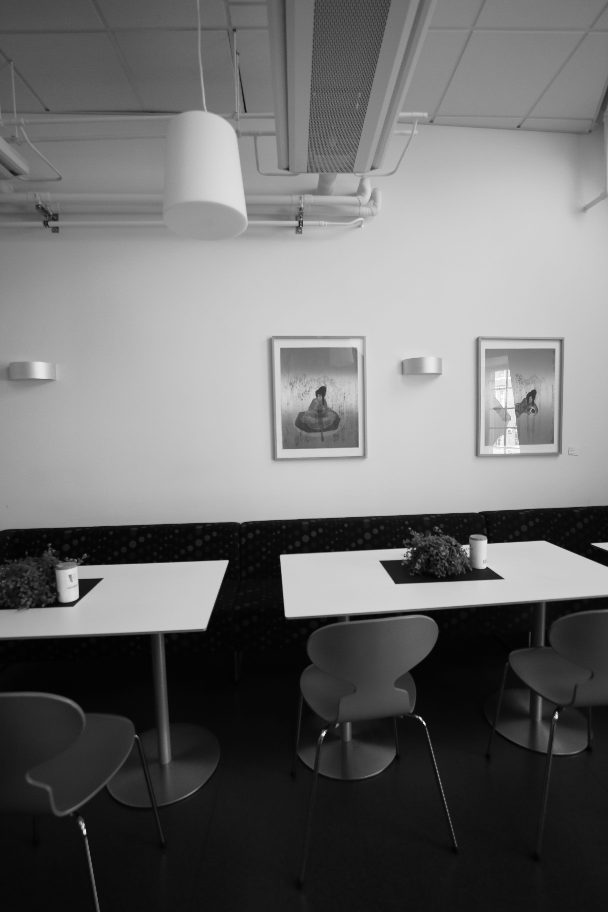
#> input picture input1.png, 608 x 912 px
$ python image_stitch.py
#> lines starting #> are read from the running program, lines starting #| are printed output that depends on the picture
import sys
import cv2
import numpy as np

def Stitch(img1,img2):
    #create ORB detector and detect keypoints and descripter
    orb = cv2.ORB_create()

    #finding the keypoints and descriptors with ORB
    keypoints1, descriptors1 = orb.detectAndCompute(img1,None)
    keypoints2, descriptors2 = orb.detectAndCompute(img2,None)

    #creat BFmatcher object and find all keypoints using it
    bf = cv2.BFMatcher_create(cv2.NORM_HAMMING)

    #finding matches
    matches = bf.knnMatch(descriptors1,descriptors2,k=2)

    all_matches = []
    for m, n in matches:
      all_matches.append(m)

    # Finding the best matches
    good = []
    for m, n in matches:
        if m.distance < 0.6 * n.distance:
            good.append(m)

    MIN_MATCH_COUNT = 10

    if len(good) > MIN_MATCH_COUNT:
        # Convert keypoints to an argument for findHomography
        src_pts = np.float32([ keypoints1[m.queryIdx].pt for m in good]).reshape(-1,1,2)
        dst_pts = np.float32([ keypoints2[m.trainIdx].pt for m in good]).reshape(-1,1,2)

        # Establish a homography
        M, _ = cv2.findHomography(src_pts, dst_pts, cv2.RANSAC,5.0)

        result = warpImages(img2, img1, M)
        return result

def warpImages(img1, img2, H):

  rows1, cols1 = img1.shape[:2]
  rows2, cols2 = img2.shape[:2]

  list_of_points_1 = np.float32([[0,0], [0, rows1],[cols1, rows1], [cols1, 0]]).reshape(-1, 1, 2)
  temp_points = np.float32([[0,0], [0,rows2], [cols2,rows2], [cols2,0]]).reshape(-1,1,2)

  # When we have established a homography we need to warp perspective
  # Change field of view
  list_of_points_2 = cv2.perspectiveTransform(temp_points, H)

  list_of_points = np.concatenate((list_of_points_1,list_of_points_2), axis=0)

  [x_min, y_min] = np.int32(list_of_points.min(axis=0).ravel() - 0.5)
  [x_max, y_max] = np.int32(list_of_points.max(axis=0).ravel() + 0.5)

  translation_dist = [-x_min,-y_min]

  H_translation = np.array([[1, 0, translation_dist[0]], [0, 1, translation_dist[1]], [0, 0, 1]])

  #warping
  output_img = cv2.warpPerspective(img2, H_translation.dot(H), (x_max-x_min, y_max-y_min))
  output_img[translation_dist[1]:rows1+translation_dist[1], translation_dist[0]:cols1+translation_dist[0]] = img1

  return output_img

def draw_matches(img1, keypoints1, img2, keypoints2, matches):
  r, c = img1.shape[:2]
  r1, c1 = img2.shape[:2]

  # Create a blank image with the size of the first image + second image
  output_img = np.zeros((max([r, r1]), c+c1, 3), dtype='uint8')
  output_img[:r, :c, :] = np.dstack([img1, img1, img1])
  output_img[:r1, c:c+c1, :] = np.dstack([img2, img2, img2])

  # Go over all of the matching points and extract them
  for match in matches:
    img1_idx = match.queryIdx
    img2_idx = match.trainIdx
    (x1, y1) = keypoints1[img1_idx].pt
    (x2, y2) = keypoints2[img2_idx].pt

    # Draw circles on the keypoints
    cv2.circle(output_img, (int(x1),int(y1)), 4, (0, 255, 255), 1)
    cv2.circle(output_img, (int(x2)+c,int(y2)), 4, (0, 255, 255), 1)

    # Connect the same keypoints
    cv2.line(output_img, (int(x1),int(y1)), (int(x2)+c,int(y2)), (0, 255, 255), 1)

  return output_img


#loading images
img1 = cv2.imread('input1.png')
#> img1 is the input picture: shape (912, 608, 3); min 0, max 255, mean 109.7
img2 = cv2.imread('input2.png')
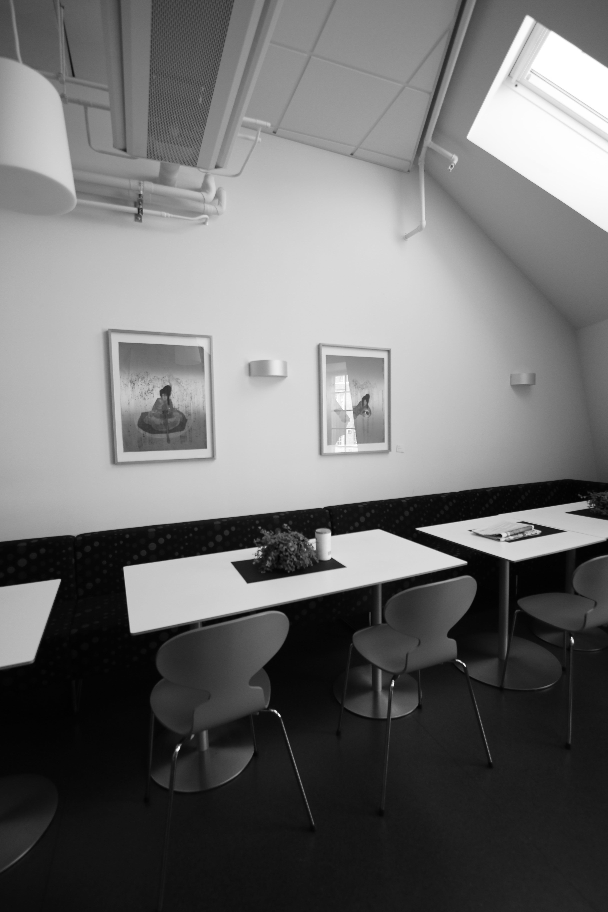
#> input picture input2.png, 608 x 912 px
#> img2 is the input picture: shape (912, 608, 3); min 1, max 255, mean 111.1
img3 = cv2.imread('input3.png')
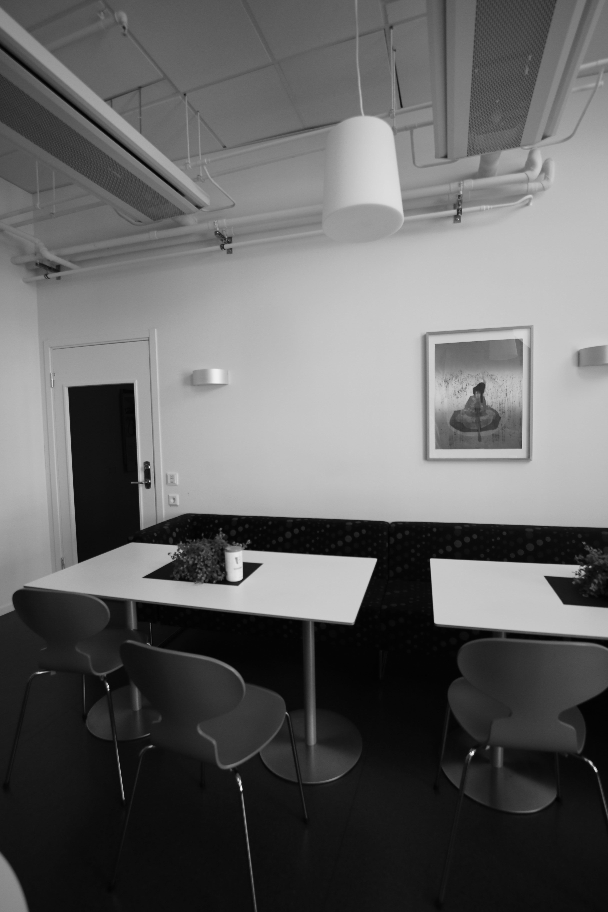
#> input picture input3.png, 608 x 912 px
#> img3 is the input picture: shape (912, 608, 3); min 1, max 252, mean 100.1

#Stitching
result1 = Stitch(img2,img3)
#> in Stitch, `keypoints1, descriptors1 = orb.detectAndCompute(img1,None)`: keypoints1 = 500 keypoints; strongest (x, y, size): (332, 534, 31), (334, 534, 37.2), (500, 535, 31), (466, 562, 31)
#> in Stitch, `keypoints2, descriptors2 = orb.detectAndCompute(img2,None)`: keypoints2 = 500 keypoints; strongest (x, y, size): (471, 754, 31), (473, 752, 31), (430, 560, 31), (234, 577, 77.1)
#> in Stitch, `matches = bf.knnMatch(descriptors1,descriptors2,k=2)`: matches = 500 matches
#> after the loop in Stitch, `for m, n in matches:`: good = 20 matches
#> in Stitch, `src_pts = np.float32([ keypoints1[m.queryIdx].pt for m in good]).resha..`: src_pts = 20 rows, first 8: [160, 391], [206, 447], [177, 750], [232, 562], [140, 214], [157, 398], [166, 386], [203, 349]
#> in Stitch, `dst_pts = np.float32([ keypoints2[m.trainIdx].pt for m in good]).resha..`: dst_pts = 20 rows, first 8: [473, 389], [520.8, 446.4], [471, 754], [545, 576], [460, 215], [470, 396], [480, 383], [522, 342]
#> in Stitch, `M, _ = cv2.findHomography(src_pts, dst_pts, cv2.RANSAC,5.0)`: M = [[0.354, -0.0341, 351.1], [-0.449, 0.85, 63.46], [-0.00109, 2.16e-05, 1]]
#> in warpImages, `list_of_points_2 = cv2.perspectiveTransform(temp_points, H)`: list_of_points_2 = [[351.1, 63.46], [313.8, 822.5], [1496.1, 1581.1], [1675.3, -620.4]]
#> in warpImages, `list_of_points = np.concatenate((list_of_points_1,list_of_points_2), a..`: list_of_points = [[0, 0], [0, 912], [608, 912], [608, 0], [351.1, 63.46], [313.8, 822.5], [1496.1, 1581.1], [1675.3, -620.4]]
#> in warpImages, `[x_min, y_min] = np.int32(list_of_points.min(axis=0).ravel() - 0.5)`: x_min = 0; y_min = -620
#> in warpImages, `[x_max, y_max] = np.int32(list_of_points.max(axis=0).ravel() + 0.5)`: x_max = 1675; y_max = 1581
#> in warpImages, `translation_dist = [-x_min,-y_min]`: translation_dist = [0, 620]
#> in warpImages, `H_translation = np.array([[1, 0, translation_dist[0]], [0, 1, translat..`: H_translation = [[1, 0, 0], [0, 1, 620], [0, 0, 1]]
#> in warpImages, `output_img[translation_dist[1]:rows1+translation_dist[1], translation_..`:
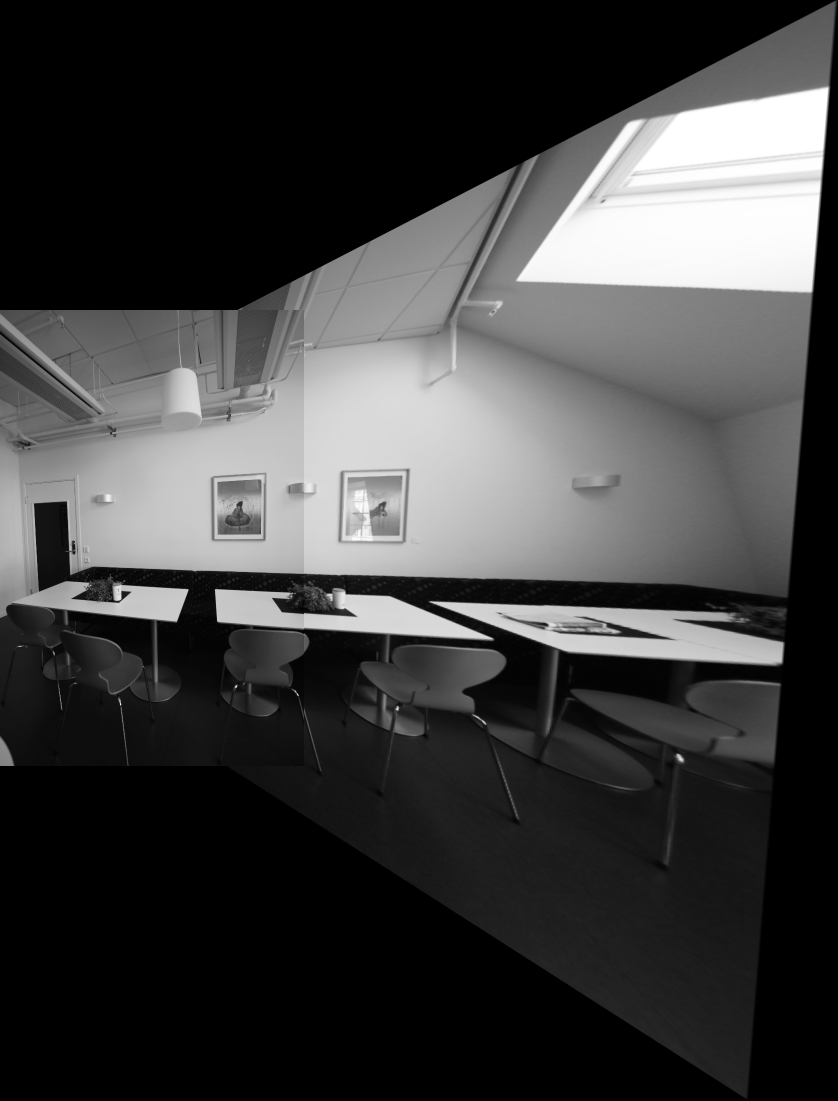
#> output_img: shape (2201, 1675, 3) (shown at 1/2 size); min 0, max 255, mean 63.1
result2 = Stitch(img2,img1)
#> in Stitch (call 2), `keypoints2, descriptors2 = orb.detectAndCompute(img2,None)`: keypoints2 = 500 keypoints; strongest (x, y, size): (85, 832, 31), (488, 542, 31), (227, 561, 31), (227, 562, 37.2)
#> after the loop in Stitch (call 2), `for m, n in matches:`: good = 109 matches
#> in Stitch (call 2), `src_pts = np.float32([ keypoints1[m.queryIdx].pt for m in good]).resha..`: src_pts = 109 rows, first 8: [368, 395], [160, 391], [177, 750], [135, 214], [232, 562], [303, 540], [157, 398], [365, 400]
#> in Stitch (call 2), `dst_pts = np.float32([ keypoints2[m.trainIdx].pt for m in good]).resha..`: dst_pts = 109 rows, first 8: [534, 390], [316, 392], [323, 734], [296, 227], [381, 561], [455, 545], [313, 399], [530.4, 397.2]
#> in warpImages (call 2), `list_of_points_2 = cv2.perspectiveTransform(temp_points, H)`: list_of_points_2 = [[189.5, 56.42], [180.8, 835.6], [877.6, 1081.6], [918, -169.8]]
#> in warpImages (call 2), `list_of_points = np.concatenate((list_of_points_1,list_of_points_2), a..`: list_of_points = [[0, 0], [0, 912], [608, 912], [608, 0], [189.5, 56.42], [180.8, 835.6], [877.6, 1081.6], [918, -169.8]]
#> in warpImages (call 2), `[x_min, y_min] = np.int32(list_of_points.min(axis=0).ravel() - 0.5)`: y_min = -170
#> in warpImages (call 2), `[x_max, y_max] = np.int32(list_of_points.max(axis=0).ravel() + 0.5)`: x_max = 918; y_max = 1082
#> in warpImages (call 2), `translation_dist = [-x_min,-y_min]`: translation_dist = [0, 170]
#> in warpImages (call 2), `H_translation = np.array([[1, 0, translation_dist[0]], [0, 1, translat..`: H_translation = [[1, 0, 0], [0, 1, 170], [0, 0, 1]]
#> in warpImages (call 2), `output_img[translation_dist[1]:rows1+translation_dist[1], translation_..`:
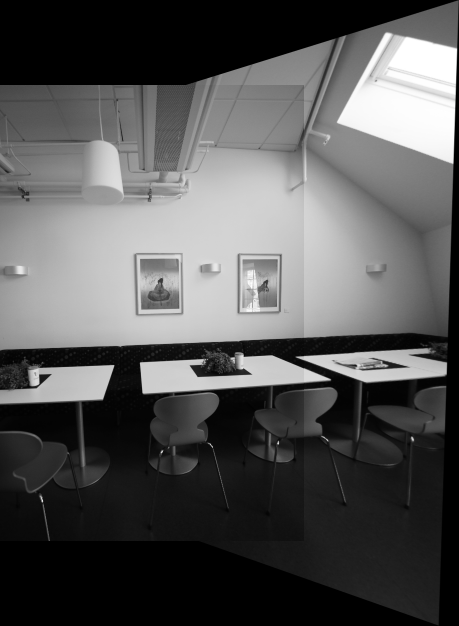
#> output_img: shape (1252, 918, 3) (shown at 1/2 size); min 0, max 255, mean 85.2
result = Stitch(result1,result2)
#> in Stitch (call 3), `keypoints1, descriptors1 = orb.detectAndCompute(img1,None)`: keypoints1 = 500 keypoints; strongest (x, y, size): (471, 1374, 31), (473, 1372, 31), (430, 1180, 31), (373, 1180, 64.3)
#> in Stitch (call 3), `keypoints2, descriptors2 = orb.detectAndCompute(img2,None)`: keypoints2 = 500 keypoints; strongest (x, y, size): (85, 1002, 31), (488, 712, 31), (227, 731, 31), (323, 904, 31)
#> after the loop in Stitch (call 3), `for m, n in matches:`: good = 64 matches
#> in Stitch (call 3), `src_pts = np.float32([ keypoints1[m.queryIdx].pt for m in good]).resha..`: src_pts = 64 rows, first 8: [470, 1016], [545, 1196], [225, 866], [471, 1374], [435, 964], [401, 726], [389, 1142], [436, 1068]
#> in Stitch (call 3), `dst_pts = np.float32([ keypoints2[m.trainIdx].pt for m in good]).resha..`: dst_pts = 64 rows, first 8: [313, 569], [381, 731], [49.2, 392.4], [323, 904], [281, 518], [245, 281], [240, 693], [283, 618]
#> in warpImages (call 3), `list_of_points_2 = cv2.perspectiveTransform(temp_points, H)`: list_of_points_2 = [[-270, -739.4], [-295.7, 2255.9], [937.6, 1219.1], [895.2, 46.89]]
#> in warpImages (call 3), `list_of_points = np.concatenate((list_of_points_1,list_of_points_2), a..`: list_of_points = [[0, 0], [0, 1252], [918, 1252], [918, 0], [-270, -739.4], [-295.7, 2255.9], [937.6, 1219.1], [895.2, 46.89]]
#> in warpImages (call 3), `[x_min, y_min] = np.int32(list_of_points.min(axis=0).ravel() - 0.5)`: x_min = -296; y_min = -739
#> in warpImages (call 3), `[x_max, y_max] = np.int32(list_of_points.max(axis=0).ravel() + 0.5)`: x_max = 938; y_max = 2256
#> in warpImages (call 3), `translation_dist = [-x_min,-y_min]`: translation_dist = [296, 739]
#> in warpImages (call 3), `H_translation = np.array([[1, 0, translation_dist[0]], [0, 1, translat..`: H_translation = [[1, 0, 296], [0, 1, 739], [0, 0, 1]]
#> in warpImages (call 3), `output_img = cv2.warpPerspective(img2, H_translation.dot(H), (x_max-x_..`:
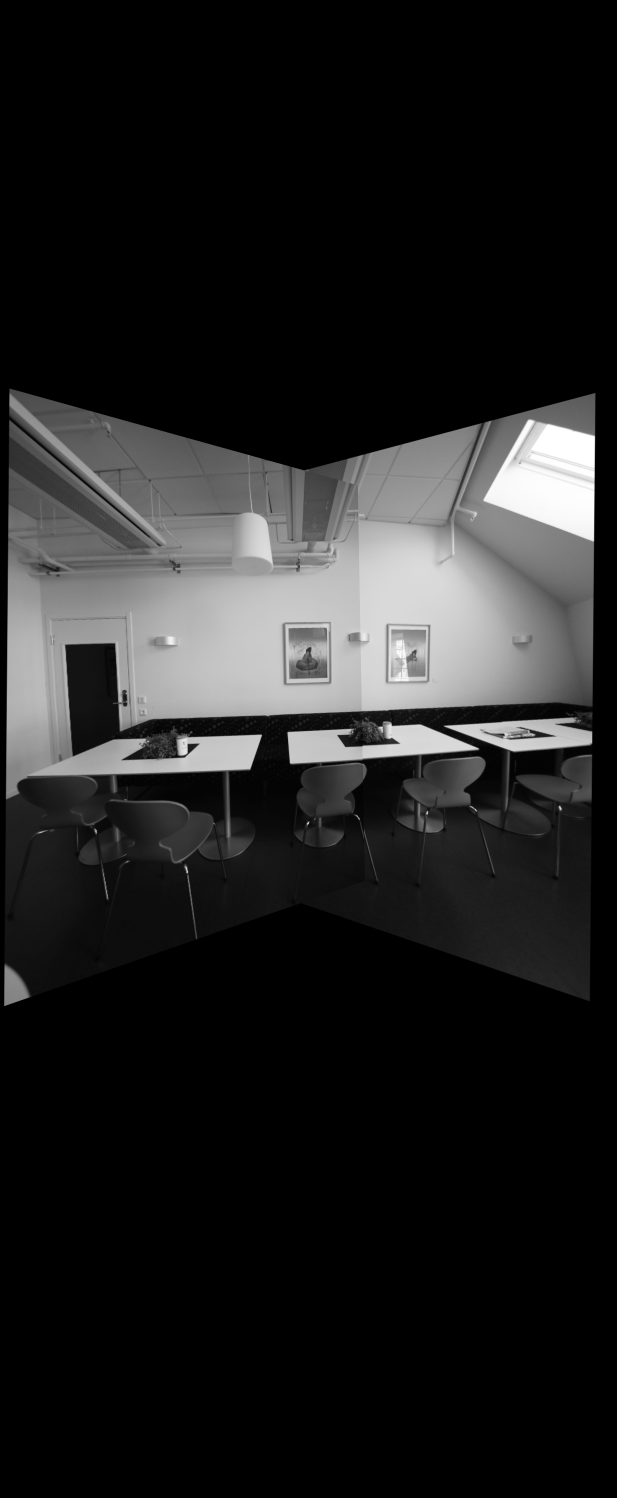
#> output_img: shape (2995, 1234, 3) (shown at 1/2 size); min 0, max 255, mean 33.2
#> in warpImages (call 3), `output_img[translation_dist[1]:rows1+translation_dist[1], translation_..`:
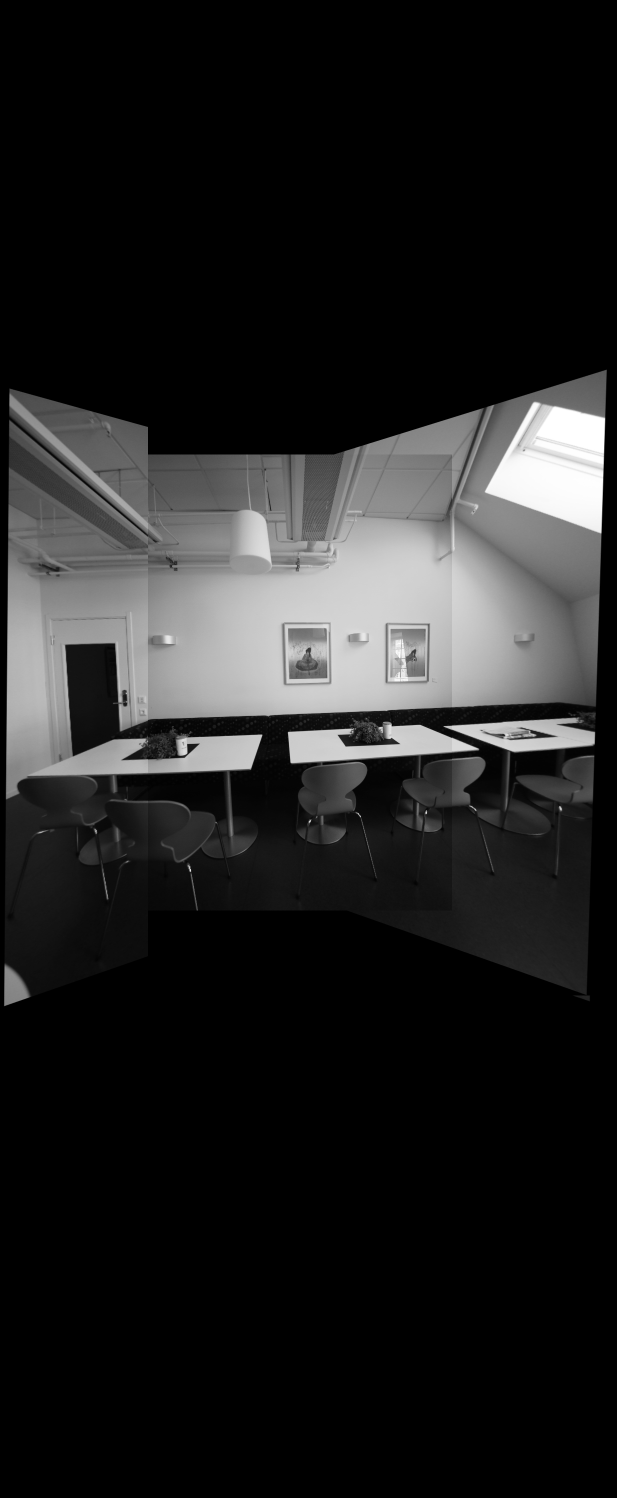
#> output_img: shape (2995, 1234, 3) (shown at 1/2 size); min 0, max 255, mean 33.6

result = cv2.resize(result, (720,720), interpolation = cv2.INTER_AREA)
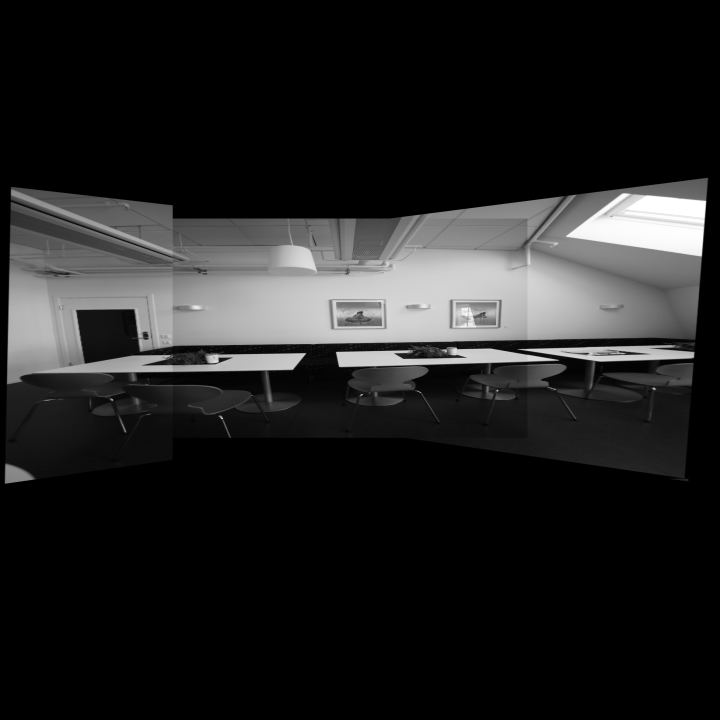
#> result: shape (720, 720, 3); min 0, max 255, mean 33.6
cv2.imshow("stitched",result)
cv2.imwrite('output.png', result)
